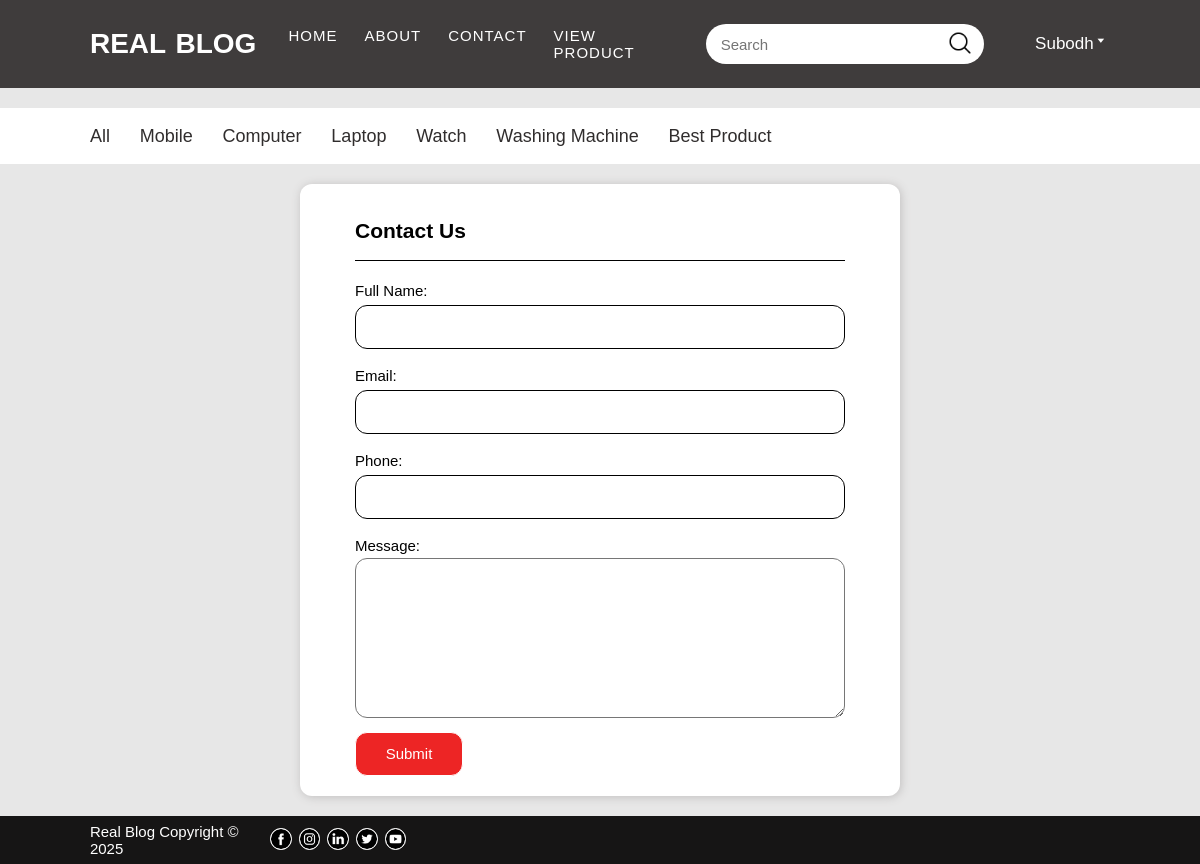
The app's page /contact/ (signed in) with its own data.
### blog_app/models.py (models this page shows, shortened)
class Category(models.Model):
    title  = models.CharField(max_length=100)

### blog_app/views.py (the view, shortened to what this page needs)
# urls.py: path('contact/', views.ContactView.as_view(), name='contact'),
class ContactView(View):
    def get(self, request):
        context = {
            'form':ContactForm(),
            'ctgry':print_category()
            }
        return render(request, 'blog_app/contact.html', context)

### blog_app/forms.py
class  ContactForm(forms.Form):
    name = forms.CharField(label='Full Name', required=True)
    email = forms.EmailField()
    phone = forms.IntegerField(widget=forms.NumberInput)
    desc = forms.CharField(widget=forms.Textarea, label='Message', required=True)

### blog_app/views.py (called while the page is built)
def print_category():
    return Category.objects.all()

### blog_app/templates/blog_app/contact.html (shortened to what this page needs)
{% extends 'blog_app/base.html' %}
{% block main %}
<div class="contactform">
    <form action="" class="contact" method="POST">
        <p>Contact Us</p>
        {% for field in form %}
        <div>
            {{field.label_tag}}
            {{field}}
        </div>
        {% endfor %}
        <button>Submit</button>
    </form>
</div>
{% endblock main %}

### blog_app/templates/blog_app/nav.html (shortened to what this page needs)
{% load static %}
<nav class="navbar bgBlack">
    <div class="container navinner">
        <div class="logo">
            <a href="{% url 'home' %}">REAL BLOG</a>
        </div>
        <ul class="navitems navitems3" id="navitems">
            <li><a href="{% url 'home' %}">home</a></li>
            <li><a href="{% url 'about' %}">about</a></li>
            <li><a href="{% url 'contact' %}">contact</a></li>
            <li><a href="{% url 'subcategory' 'Best Product' %}">View product</a></li>
        </ul>
        <form action="{% url 'search' %}" class="search search3" id="search" method="GET">
            <input type="text" name='search' placeholder="Search">
            <button type="submit"><img src="{% static 'blog_app/img/search.png' %}" alt="search" height="50px"></button>
        </form>
        <div class="register">
            {% if user.is_authenticated %}
            <a href="{% url 'user_profile' %}">{{request.user|capfirst}}</a><span class="downarrow">&#129171;</span>
            {% else %}
                <a id="regi" class="regi" href="{% url 'login' %}">Login</a>
                <span>/</span>
                <a class="regi" href="{% url 'signup' %}"> Signup</a>
            {% endif %}
        </div>
    </div>
</nav>

### blog_app/templates/blog_app/subnav.html
<nav class="subnavbar subnavbar3" id="subnavbar">
    <div class="container subnavbar-inner">
        <a href="{% url 'subcategory' 'All' %}">All</a>
        {% for cat in ctgry %}
        <a href="{% url 'subcategory' cat.title %}">{{cat.title|capfirst}}</a>
        {% endfor %}
    </div>
</nav>

### blog_app/static/blog_app/css/style.css (style rules this page uses)
* { margin: 0; padding: 0; box-sizing: border-box; }
html { font-size: 62.5%; font-family: sans-serif; background-color: rgb(231, 231, 231); }
a { text-decoration: none; }
li { list-style: none; }
.container { width: 85vw; margin: auto; }
.bgBlack { background-color: rgb(63, 60, 60); }
.navbar { width: 99.99%; height: 11vh; }
.navinner { display: flex; align-items: center; height: 11vh; }
.logo { width: 17%; }
.logo a { color: #fff; font-size: 2.8rem; font-weight: 700; word-spacing: .2rem; }
.navitems { width: 45%; display: flex; justify-content: center; padding-left: 3rem; }
.navitems li a { font-size: 1.5rem; color: #fff; text-transform: uppercase; font-weight: 300; margin-right: 1.8em; word-spacing: .3rem; letter-spacing: .1rem; }
.search { width: 28%; height: 5vh; display: flex; justify-content: flex-end; align-items: center; background-color: #fff; border-radius: 6rem; padding: 0 0.4em 0 1.2em }
.search input { width: 100%; height: 5vh; border-bottom-left-radius: 6rem; border-top-left-radius: 6rem; border: 0; outline: none; padding: .3rem; background-color: transparent; font-size: 1.5rem; }
.search img { border: none; height: 3vh; }
.search button { border-radius: 4rem; height: 6vh; width: 4vw; border: none; background-color: transparent; cursor: pointer; }
.register { width: 10%; margin: 0 0.2em 0 2.5em; display: flex; align-items: center; justify-content: flex-end; }
.register span { color: #fff; font-size: 1.5rem; margin: 0 0.2em 0 0.2em; }
.register a { color: #fff; font-size: 1.7rem; }
.downarrow { display: inline-block; padding-top: .8rem; cursor: pointer; }
.subnavbar { width: 99.99%; height: 7vh; background-color: #fff; margin-top: 2em; line-height: 7vh; }
.subnavbar a { font-size: 1.8rem; font-weight: 400; margin-right: 1.5em; color: rgb(48, 45, 45); }
.contact { width: 50%; height: auto; padding: 3.5em 5.5em 2em 5.5em; display: flex; flex-direction: column; background-color: #fff; margin: 2em auto; border-radius: 1.2rem ; box-shadow: .1rem .1rem 1rem rgb(192, 190, 190); }
.contact p { font-size: 2.1rem; font-weight: 600; border-bottom: .1rem solid #000; margin: 0 0 1em 0; padding: 0 0 0.8em 0; }
.contact label { font-size: 1.5rem; }
.contact input { width: 100%; height: 5.5vh; border-radius: 1.2rem; outline: none; margin: 0.4em 0 1.2em 0; padding: 0 0.5em; font-size: 1.5rem; border: .1rem solid #000; }
.contact textarea { width: 100%; height: 20vh; border-radius: 1.2rem; outline: none; margin: 0.4em 0 1.2em 0; font-size: 1rem; padding: 0.2em 0.5em; line-height: 1.5rem; }
.contact button { width: 9vw; height: 5.5vh; border-radius: 1.2rem; border: .1rem solid #fff; color: #fff; background-color: rgb(237, 37, 37); font-size: 1.5rem; }
.contact button { font-size: 1.5rem; }
.profilemain-right input[type="text"], input[type="email"] { border: .1rem solid black; }

### records on screen
Category: title "Mobile"
Category: title "Computer"
Category: title "Laptop"
Category: title "Watch"
Category: title "Washing Machine"
Category: title "Best Product"

### other values on screen
{{ request.user|capfirst }} "Subodh"
{{ field.label_tag }} "Full Name:" "Email:" "Phone:" "Message:"
